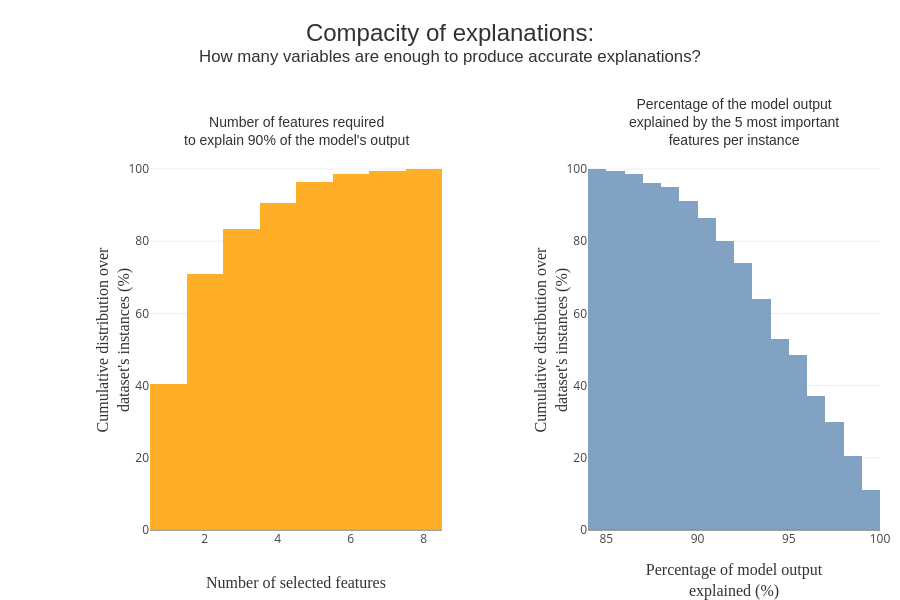

Notebook source saved alongside this figure:
### Code cell
RF_xpl.plot.compacity_plot()

### Figure 1 — Plotly figure (JSON) as saved in the notebook; plotly's stock layout.template omitted (floating-point values rounded to 4 significant figures; data arrays with more than 128 entries replaced by an {"elided": "..."} marker saying what was removed)
{"data": [{"cumulative": {"enabled": true}, "histnorm": "percent", "hovertemplate": "Top %{x:.0f} features explain at least 90%<br>of the model for %{y:.1f}% of the instances", "hovertext": "none", "marker": {"color": "rgba(255, 166, 17, 0.9)"}, "name": "", "type": "histogram", "x": {"elided": "200 int values"}, "xaxis": "x", "yaxis": "y"}, {"cumulative": {"direction": "decreasing", "enabled": true}, "histnorm": "percent", "hovertemplate": "Top 5 features explain at least %{x:.0f}%<br>of the model for %{y:.1f}% of the instances", "marker": {"color": "rgba(117, 152, 189, 0.9)"}, "name": "", "type": "histogram", "x": {"elided": "200 float values"}, "xaxis": "x2", "yaxis": "y2"}], "layout": {"annotations": [{"font": {"color": "rgb(50, 50, 50)", "family": "Arial", "size": 14}, "showarrow": false, "text": "Number of features required<br>to explain 90% of the model's output", "x": 0.2, "xanchor": "center", "xref": "paper", "y": 1, "yanchor": "bottom", "yref": "paper"}, {"font": {"color": "rgb(50, 50, 50)", "family": "Arial", "size": 14}, "showarrow": false, "text": "Percentage of the model output<br>explained by the 5 most important<br>features per instance", "x": 0.8, "xanchor": "center", "xref": "paper", "y": 1, "yanchor": "bottom", "yref": "paper"}], "autosize": false, "height": 600, "hovermode": "closest", "margin": {"b": 70, "l": 150, "r": 20, "t": 150}, "showlegend": false, "title": {"font": {"color": "rgb(50, 50, 50)", "family": "Arial", "size": 24}, "pad": {"b": 50}, "text": "<br>Compacity of explanations:<br><sup>How many variables are enough to produce accurate explanations?</sup>", "x": 0.5, "xanchor": "center", "y": 0.9, "yanchor": "bottom"}, "width": 900, "xaxis": {"anchor": "y", "domain": [0, 0.4], "title": {"font": {"color": "rgb(50, 50, 50)", "family": "Arial Black", "size": 16}, "text": "Number of selected features"}}, "xaxis2": {"anchor": "y2", "domain": [0.6, 1], "title": {"font": {"color": "rgb(50, 50, 50)", "family": "Arial Black", "size": 16}, "text": "Percentage of model output<br>explained (%)"}}, "yaxis": {"anchor": "x", "domain": [0, 1], "title": {"font": {"color": "rgb(50, 50, 50)", "family": "Arial Black", "size": 16}, "text": "Cumulative distribution over<br>dataset's instances (%)"}}, "yaxis2": {"anchor": "x2", "domain": [0, 1], "title": {"font": {"color": "rgb(50, 50, 50)", "family": "Arial Black", "size": 16}, "text": "Cumulative distribution over<br>dataset's instances (%)"}}}}
